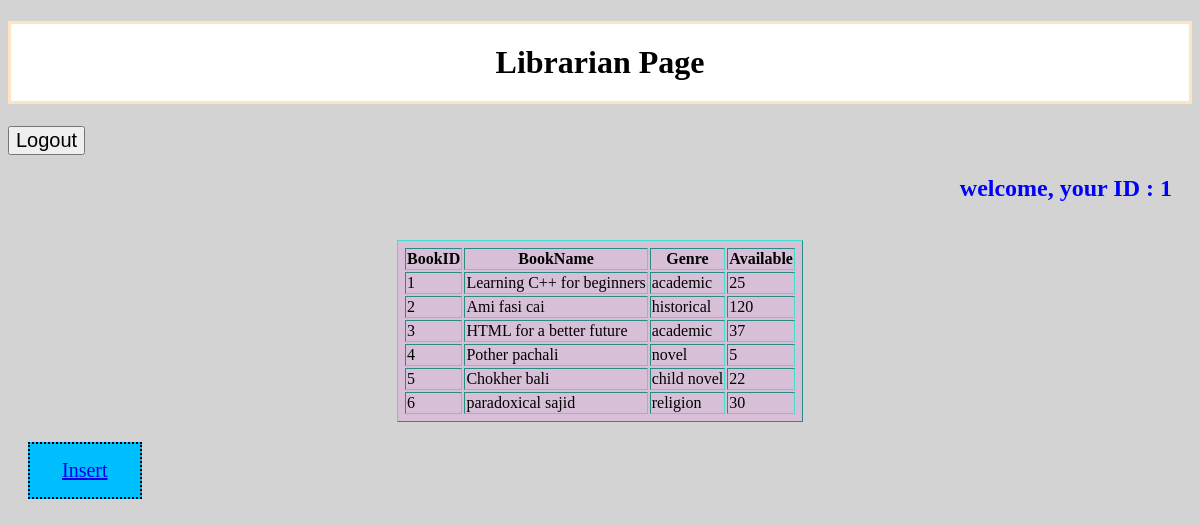
The page /Final/MVC/Views/librarian.php (signed in) on the database its author committed.
### tables this page shows
CREATE TABLE `library` (
  `bookID` varchar(50) NOT NULL,
  `bookName` varchar(100) NOT NULL,
  `genre` varchar(50) NOT NULL,
  `available` int(10) NOT NULL
);

### Final/MVC/Models/alldb.php (called while the page is built, shortened)
<?php
function data()
{
	$conn=con();
	$sql1="select * from library";
	$res1=mysqli_query($conn,$sql1);
	return $res1;
}
?>

### Final/MVC/Views/librarian.php (the view, shortened to what this page needs)
<?php
require_once('../Models/alldb.php');
$res=data();
?>
<!DOCTYPE html>
<html>
<head>
</head>
<body>
    <h1 align="center" style="border: 3px solid bisque;
      padding: 20px; background-color: white;" >Librarian Page</h1>
    <form method="post" action="../Controllers/logCheckController.php">
    <div class="logout">
    <button name="logout" class="logout">Logout</button>
    </div>
    </form>
  <h2 style="text-align: right; margin-right: 20px;color: blue;">welcome, your ID : <?php echo $_SESSION['id'];?></h2>
<br>
    <table border="1" align="center"style=" border-color: turquoise;background-color: thistle;box-align: center;overflow: scroll; padding: 5px;">
      <tr>
        <th>BookID</th>
         <th>BookName</th>
          <th>Genre</th>
          <th>Available</th>
      </tr>
<?php while ($r=$res->fetch_assoc()) { ?>
      <tr>
        <td><?php echo $r['bookID']; ?></td>
        <td><?php echo $r['bookName']; ?></td>
        <td><?php echo $r['genre']; ?></td>
        <td><?php echo $r['available']; ?></td>
      </tr>
 <?php } ?>
    </table>
<div class="Insert">
    <form method="post" action="../Controllers/homeController.php">
        <a href="add.php "> Insert </a>
      </form>
      </div>
</body>
</html>

### Final/MVC/Views/librarian.php (style rules this page uses)
.Insert { margin: 20px; border-style: dotted; border-width: 2px; font-size: 20px; padding: 15px 32px; text-align: center; display: inline-block; background-color: deepskyblue; transition-duration: 0.4s; }
.logout { display: inline-block; transition-duration: 0.4s; font-size: 20px; }
body { background-color: lightgrey; }

### rows shown on the page
library: bookID "1", bookName "Learning C++ for beginners", genre "academic", available "25"
library: bookID "2", bookName "Ami fasi cai", genre "historical", available "120"
library: bookID "3", bookName "HTML for a better future", genre "academic", available "37"
library: bookID "4", bookName "Pother pachali", genre "novel", available "5"
library: bookID "5", bookName "Chokher bali", genre "child novel", available "22"
library: bookID "6", bookName "paradoxical sajid", genre "religion", available "30"

### other values the page prints
$_SESSION['id'] "1"
